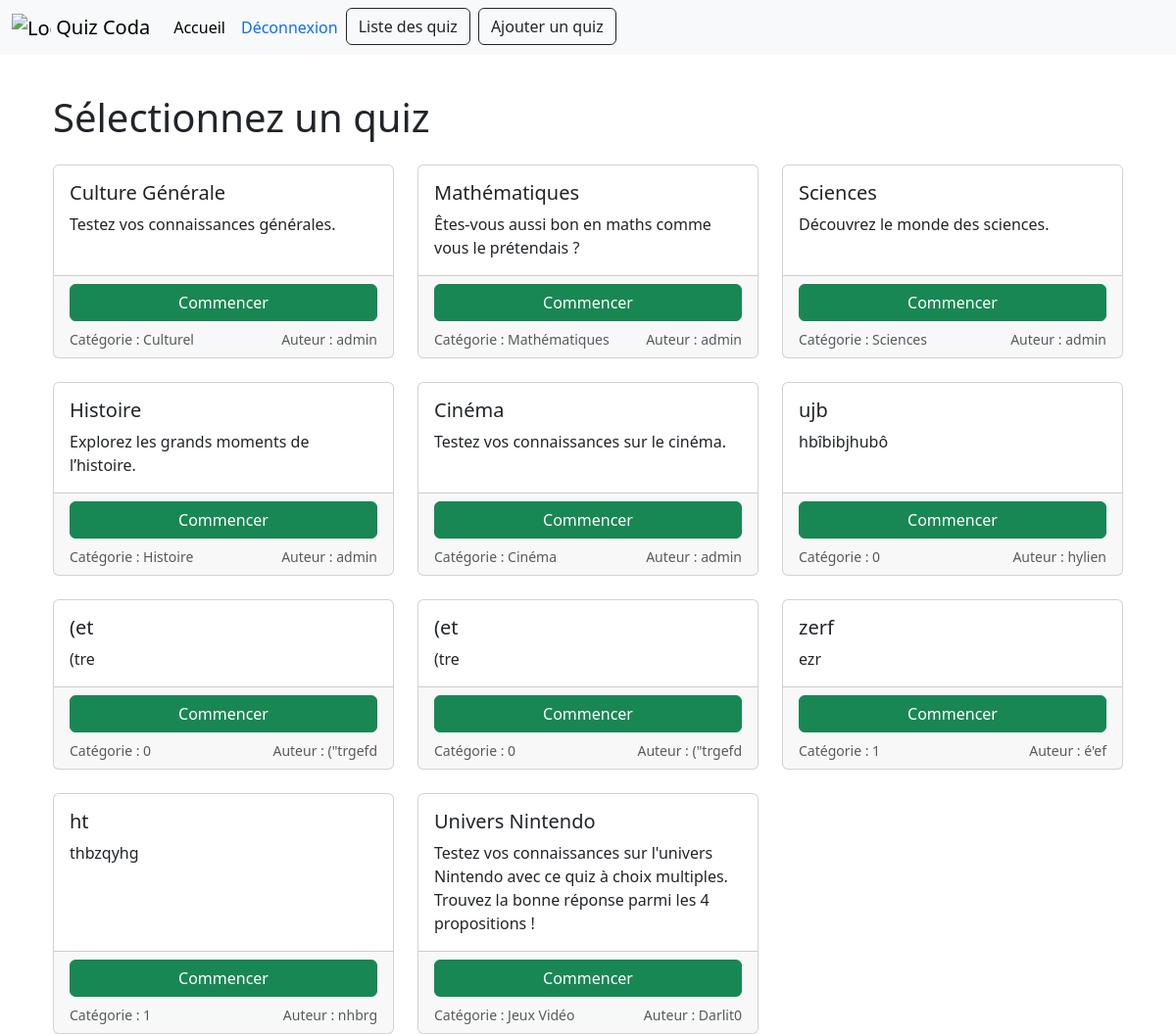
The page / (signed in) on the database its author committed.
### tables this page shows
CREATE TABLE `quiz` (
  `id` int(11) NOT NULL,
  `name_quiz` varchar(255) NOT NULL,
  `enabled` tinyint(1) NOT NULL DEFAULT 1,
  `description` text DEFAULT NULL,
  `creator` text NOT NULL,
  `categorie` text NOT NULL
);

### view/quiz.php (the view, shortened to what this page needs)
<?php
require "./includes/database.php";
$is_admin = isset($_SESSION['user_role']) && $_SESSION['user_role'] === 'admin';
$query = $is_admin ? "SELECT * FROM quiz" : "SELECT * FROM quiz WHERE enabled = 1";
$quizzes = $pdo->query($query)->fetchAll(PDO::FETCH_ASSOC);
?>
<?php include './_partials/header.php'; ?>
<body>
    <?php include './_partials/navbar.php'; ?>
    <div class="container mt-5">
        <h1 class="mb-4">Sélectionnez un quiz</h1>
        <div class="row row-cols-1 row-cols-md-3 g-4">
            <?php if (!empty($quizzes)): ?>
                <?php foreach ($quizzes as $quiz): ?>
                    <div class="col">
                        <div class="card h-100">
                            <div class="card-body">
                                <h5 class="card-title"><?= htmlspecialchars($quiz['name_quiz']) ?></h5>
                                <p class="card-text"><?= htmlspecialchars($quiz['description']) ?></p>
                            </div>
                            <div class="card-footer d-grid gap-2">
                                <a href="view/start_quiz.php?quiz_id=<?= $quiz['id'] ?>" class="btn btn-success">Commencer</a>
                                <div class="d-flex justify-content-between">
                                    <small class="text-body-secondary">Catégorie : <?= htmlspecialchars($quiz['categorie']) ?></small>
                                    <small class="text-body-secondary">Auteur : <?= htmlspecialchars($quiz['creator']) ?></small>
                                </div>
                            </div>
                        </div>
                    </div>
                <?php endforeach; ?>
            <?php else: ?>
                <div class="container mt-5">
                    <div class="alert alert-warning d-flex justify-content-center">Aucun quiz disponible pour le moment.</div>
                </div>
            <?php endif; ?>
        </div>
    </div>
</body>
</html>

### rows shown on the page
quiz: name_quiz "Culture Générale", description "Testez vos connaissances générales.", categorie "Culturel", creator "admin"
quiz: name_quiz "Mathématiques", description "Êtes-vous aussi bon en maths comme vous le prétendais ?", categorie "Mathématiques", creator "admin"
quiz: name_quiz "Sciences", description "Découvrez le monde des sciences.", categorie "Sciences", creator "admin"
quiz: name_quiz "Histoire", description "Explorez les grands moments de l’histoire.", categorie "Histoire", creator "admin"
quiz: name_quiz "Cinéma", description "Testez vos connaissances sur le cinéma.", categorie "Cinéma", creator "admin"
quiz: name_quiz "ujb", description "hbîbibjhubô", categorie "0", creator "hylien"
quiz: name_quiz "(et", description "(tre", categorie "0", creator "(\"trgefd"
quiz: name_quiz "(et", description "(tre", categorie "0", creator "(\"trgefd"
quiz: name_quiz "zerf", description "ezr", categorie "1", creator "é'ef"
quiz: name_quiz "ht", description "thbzqyhg", categorie "1", creator "nhbrg"
quiz: name_quiz "Univers Nintendo", description "Testez vos connaissances sur l'univers Nintendo avec ce quiz à choix multiples. Trouvez la bonne réponse parmi les 4 propositions !", categorie "Jeux Vidéo", creator "Darlit0"
